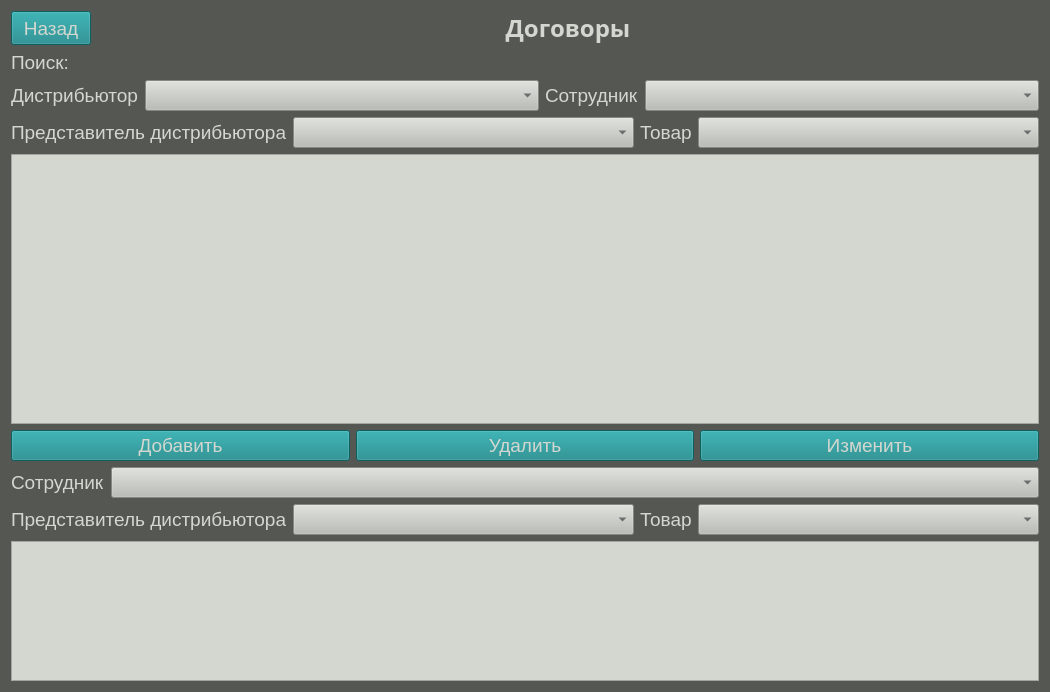
<?xml version="1.0" encoding="UTF-8"?>
<ui version="4.0">
 <class>ContractsWindow</class>
 <widget class="QWidget" name="ContractsWindow">
  <property name="geometry">
   <rect>
    <x>0</x>
    <y>0</y>
    <width>1050</width>
    <height>692</height>
   </rect>
  </property>
  <property name="windowTitle">
   <string>АИС МЭТ</string>
  </property>
  <property name="styleSheet">
   <string notr="true">background-color: rgb(85, 87, 83);</string>
  </property>
  <layout class="QGridLayout" name="gridLayout">
   <item row="0" column="0">
    <layout class="QVBoxLayout" name="verticalLayout">
     <item>
      <layout class="QHBoxLayout" name="horizontalLayout_5">
       <item>
        <widget class="QPushButton" name="btnBack">
         <property name="sizePolicy">
          <sizepolicy hsizetype="Minimum" vsizetype="Preferred">
           <horstretch>0</horstretch>
           <verstretch>0</verstretch>
          </sizepolicy>
         </property>
         <property name="font">
          <font>
           <pointsize>14</pointsize>
          </font>
         </property>
         <property name="styleSheet">
          <string notr="true">background-color: rgb(18, 133, 135);
color: rgb(211, 215, 207);
border-color: rgb(211, 215, 207);</string>
         </property>
         <property name="text">
          <string>Назад</string>
         </property>
        </widget>
       </item>
       <item>
        <widget class="QLabel" name="label_15">
         <property name="sizePolicy">
          <sizepolicy hsizetype="Expanding" vsizetype="Preferred">
           <horstretch>0</horstretch>
           <verstretch>0</verstretch>
          </sizepolicy>
         </property>
         <property name="font">
          <font>
           <family>Ubuntu Mono</family>
           <pointsize>18</pointsize>
           <weight>75</weight>
           <bold>true</bold>
          </font>
         </property>
         <property name="styleSheet">
          <string notr="true">color: rgb(211, 215, 207);</string>
         </property>
         <property name="text">
          <string>Договоры</string>
         </property>
         <property name="alignment">
          <set>Qt::AlignCenter</set>
         </property>
        </widget>
       </item>
      </layout>
     </item>
     <item>
      <widget class="QLabel" name="label_16">
       <property name="sizePolicy">
        <sizepolicy hsizetype="Preferred" vsizetype="Preferred">
         <horstretch>0</horstretch>
         <verstretch>0</verstretch>
        </sizepolicy>
       </property>
       <property name="font">
        <font>
         <pointsize>14</pointsize>
        </font>
       </property>
       <property name="styleSheet">
        <string notr="true">color: rgb(211, 215, 207);</string>
       </property>
       <property name="text">
        <string>Поиск:</string>
       </property>
      </widget>
     </item>
     <item>
      <layout class="QHBoxLayout" name="horizontalLayout">
       <item>
        <widget class="QLabel" name="label_34">
         <property name="sizePolicy">
          <sizepolicy hsizetype="Preferred" vsizetype="Preferred">
           <horstretch>0</horstretch>
           <verstretch>0</verstretch>
          </sizepolicy>
         </property>
         <property name="font">
          <font>
           <pointsize>14</pointsize>
          </font>
         </property>
         <property name="styleSheet">
          <string notr="true">color: rgb(211, 215, 207);</string>
         </property>
         <property name="text">
          <string>Дистрибьютор</string>
         </property>
        </widget>
       </item>
       <item>
        <widget class="QComboBox" name="cmbDistributorSearch">
         <property name="sizePolicy">
          <sizepolicy hsizetype="Expanding" vsizetype="Preferred">
           <horstretch>0</horstretch>
           <verstretch>0</verstretch>
          </sizepolicy>
         </property>
         <property name="font">
          <font>
           <pointsize>14</pointsize>
          </font>
         </property>
         <property name="styleSheet">
          <string notr="true">background-color: rgb(186, 189, 182);
color: rgb(46, 52, 54);</string>
         </property>
        </widget>
       </item>
       <item>
        <widget class="QLabel" name="label_36">
         <property name="sizePolicy">
          <sizepolicy hsizetype="Preferred" vsizetype="Preferred">
           <horstretch>0</horstretch>
           <verstretch>0</verstretch>
          </sizepolicy>
         </property>
         <property name="font">
          <font>
           <pointsize>14</pointsize>
          </font>
         </property>
         <property name="styleSheet">
          <string notr="true">color: rgb(211, 215, 207);</string>
         </property>
         <property name="text">
          <string>Сотрудник</string>
         </property>
        </widget>
       </item>
       <item>
        <widget class="QComboBox" name="cmbStaffSearch">
         <property name="sizePolicy">
          <sizepolicy hsizetype="Expanding" vsizetype="Preferred">
           <horstretch>0</horstretch>
           <verstretch>0</verstretch>
          </sizepolicy>
         </property>
         <property name="font">
          <font>
           <pointsize>14</pointsize>
          </font>
         </property>
         <property name="styleSheet">
          <string notr="true">background-color: rgb(186, 189, 182);
color: rgb(46, 52, 54);</string>
         </property>
        </widget>
       </item>
      </layout>
     </item>
     <item>
      <layout class="QHBoxLayout" name="horizontalLayout_2">
       <item>
        <widget class="QLabel" name="label_23">
         <property name="sizePolicy">
          <sizepolicy hsizetype="Preferred" vsizetype="Preferred">
           <horstretch>0</horstretch>
           <verstretch>0</verstretch>
          </sizepolicy>
         </property>
         <property name="font">
          <font>
           <pointsize>14</pointsize>
          </font>
         </property>
         <property name="styleSheet">
          <string notr="true">color: rgb(211, 215, 207);</string>
         </property>
         <property name="text">
          <string>Представитель дистрибьютора</string>
         </property>
        </widget>
       </item>
       <item>
        <widget class="QComboBox" name="cmbDistReprSearch">
         <property name="sizePolicy">
          <sizepolicy hsizetype="Expanding" vsizetype="Preferred">
           <horstretch>0</horstretch>
           <verstretch>0</verstretch>
          </sizepolicy>
         </property>
         <property name="font">
          <font>
           <pointsize>14</pointsize>
          </font>
         </property>
         <property name="styleSheet">
          <string notr="true">background-color: rgb(186, 189, 182);
color: rgb(46, 52, 54);</string>
         </property>
        </widget>
       </item>
       <item>
        <widget class="QLabel" name="label_37">
         <property name="sizePolicy">
          <sizepolicy hsizetype="Preferred" vsizetype="Preferred">
           <horstretch>0</horstretch>
           <verstretch>0</verstretch>
          </sizepolicy>
         </property>
         <property name="font">
          <font>
           <pointsize>14</pointsize>
          </font>
         </property>
         <property name="styleSheet">
          <string notr="true">color: rgb(211, 215, 207);</string>
         </property>
         <property name="text">
          <string>Товар</string>
         </property>
        </widget>
       </item>
       <item>
        <widget class="QComboBox" name="cmbProductSearch">
         <property name="sizePolicy">
          <sizepolicy hsizetype="Expanding" vsizetype="Preferred">
           <horstretch>0</horstretch>
           <verstretch>0</verstretch>
          </sizepolicy>
         </property>
         <property name="font">
          <font>
           <pointsize>14</pointsize>
          </font>
         </property>
         <property name="styleSheet">
          <string notr="true">background-color: rgb(186, 189, 182);
color: rgb(46, 52, 54);</string>
         </property>
        </widget>
       </item>
      </layout>
     </item>
     <item>
      <widget class="QTableWidget" name="twContracts">
       <property name="sizePolicy">
        <sizepolicy hsizetype="Expanding" vsizetype="Expanding">
         <horstretch>0</horstretch>
         <verstretch>0</verstretch>
        </sizepolicy>
       </property>
       <property name="font">
        <font>
         <pointsize>14</pointsize>
        </font>
       </property>
       <property name="styleSheet">
        <string notr="true">background-color: rgb(211, 215, 207);</string>
       </property>
      </widget>
     </item>
     <item>
      <layout class="QHBoxLayout" name="horizontalLayout_6">
       <item>
        <widget class="QPushButton" name="btnAdd">
         <property name="sizePolicy">
          <sizepolicy hsizetype="Minimum" vsizetype="Preferred">
           <horstretch>0</horstretch>
           <verstretch>0</verstretch>
          </sizepolicy>
         </property>
         <property name="font">
          <font>
           <pointsize>14</pointsize>
          </font>
         </property>
         <property name="styleSheet">
          <string notr="true">background-color: rgb(18, 133, 135);
color: rgb(211, 215, 207);
border-color: rgb(211, 215, 207);</string>
         </property>
         <property name="text">
          <string>Добавить</string>
         </property>
        </widget>
       </item>
       <item>
        <widget class="QPushButton" name="btnDelete">
         <property name="sizePolicy">
          <sizepolicy hsizetype="Minimum" vsizetype="Preferred">
           <horstretch>0</horstretch>
           <verstretch>0</verstretch>
          </sizepolicy>
         </property>
         <property name="font">
          <font>
           <pointsize>14</pointsize>
          </font>
         </property>
         <property name="styleSheet">
          <string notr="true">background-color: rgb(18, 133, 135);
color: rgb(211, 215, 207);
border-color: rgb(211, 215, 207);</string>
         </property>
         <property name="text">
          <string>Удалить</string>
         </property>
        </widget>
       </item>
       <item>
        <widget class="QPushButton" name="btnChange">
         <property name="sizePolicy">
          <sizepolicy hsizetype="Minimum" vsizetype="Preferred">
           <horstretch>0</horstretch>
           <verstretch>0</verstretch>
          </sizepolicy>
         </property>
         <property name="font">
          <font>
           <pointsize>14</pointsize>
          </font>
         </property>
         <property name="styleSheet">
          <string notr="true">background-color: rgb(18, 133, 135);
color: rgb(211, 215, 207);
border-color: rgb(211, 215, 207);</string>
         </property>
         <property name="text">
          <string>Изменить</string>
         </property>
        </widget>
       </item>
      </layout>
     </item>
     <item>
      <layout class="QHBoxLayout" name="horizontalLayout_4">
       <item>
        <widget class="QLabel" name="label_39">
         <property name="sizePolicy">
          <sizepolicy hsizetype="Preferred" vsizetype="Preferred">
           <horstretch>0</horstretch>
           <verstretch>0</verstretch>
          </sizepolicy>
         </property>
         <property name="font">
          <font>
           <pointsize>14</pointsize>
          </font>
         </property>
         <property name="styleSheet">
          <string notr="true">color: rgb(211, 215, 207);</string>
         </property>
         <property name="text">
          <string>Сотрудник</string>
         </property>
        </widget>
       </item>
       <item>
        <widget class="QComboBox" name="cmbStaff">
         <property name="sizePolicy">
          <sizepolicy hsizetype="Expanding" vsizetype="Preferred">
           <horstretch>0</horstretch>
           <verstretch>0</verstretch>
          </sizepolicy>
         </property>
         <property name="font">
          <font>
           <pointsize>14</pointsize>
          </font>
         </property>
         <property name="styleSheet">
          <string notr="true">background-color: rgb(186, 189, 182);
color: rgb(46, 52, 54);</string>
         </property>
        </widget>
       </item>
      </layout>
     </item>
     <item>
      <layout class="QHBoxLayout" name="horizontalLayout_3">
       <item>
        <widget class="QLabel" name="label_24">
         <property name="sizePolicy">
          <sizepolicy hsizetype="Preferred" vsizetype="Preferred">
           <horstretch>0</horstretch>
           <verstretch>0</verstretch>
          </sizepolicy>
         </property>
         <property name="font">
          <font>
           <pointsize>14</pointsize>
          </font>
         </property>
         <property name="styleSheet">
          <string notr="true">color: rgb(211, 215, 207);</string>
         </property>
         <property name="text">
          <string>Представитель дистрибьютора</string>
         </property>
        </widget>
       </item>
       <item>
        <widget class="QComboBox" name="cmbDistRepr">
         <property name="sizePolicy">
          <sizepolicy hsizetype="Expanding" vsizetype="Preferred">
           <horstretch>0</horstretch>
           <verstretch>0</verstretch>
          </sizepolicy>
         </property>
         <property name="font">
          <font>
           <pointsize>14</pointsize>
          </font>
         </property>
         <property name="styleSheet">
          <string notr="true">background-color: rgb(186, 189, 182);
color: rgb(46, 52, 54);</string>
         </property>
        </widget>
       </item>
       <item>
        <widget class="QLabel" name="label_38">
         <property name="sizePolicy">
          <sizepolicy hsizetype="Preferred" vsizetype="Preferred">
           <horstretch>0</horstretch>
           <verstretch>0</verstretch>
          </sizepolicy>
         </property>
         <property name="font">
          <font>
           <pointsize>14</pointsize>
          </font>
         </property>
         <property name="styleSheet">
          <string notr="true">color: rgb(211, 215, 207);</string>
         </property>
         <property name="text">
          <string>Товар</string>
         </property>
        </widget>
       </item>
       <item>
        <widget class="QComboBox" name="cmbProduct">
         <property name="sizePolicy">
          <sizepolicy hsizetype="Expanding" vsizetype="Preferred">
           <horstretch>0</horstretch>
           <verstretch>0</verstretch>
          </sizepolicy>
         </property>
         <property name="font">
          <font>
           <pointsize>14</pointsize>
          </font>
         </property>
         <property name="styleSheet">
          <string notr="true">background-color: rgb(186, 189, 182);
color: rgb(46, 52, 54);</string>
         </property>
        </widget>
       </item>
      </layout>
     </item>
     <item>
      <widget class="QTextEdit" name="teTerms">
       <property name="sizePolicy">
        <sizepolicy hsizetype="Expanding" vsizetype="Preferred">
         <horstretch>0</horstretch>
         <verstretch>0</verstretch>
        </sizepolicy>
       </property>
       <property name="maximumSize">
        <size>
         <width>16777215</width>
         <height>140</height>
        </size>
       </property>
       <property name="styleSheet">
        <string notr="true">background-color: rgb(211, 215, 207);</string>
       </property>
      </widget>
     </item>
    </layout>
   </item>
  </layout>
 </widget>
 <resources/>
 <connections/>
</ui>
